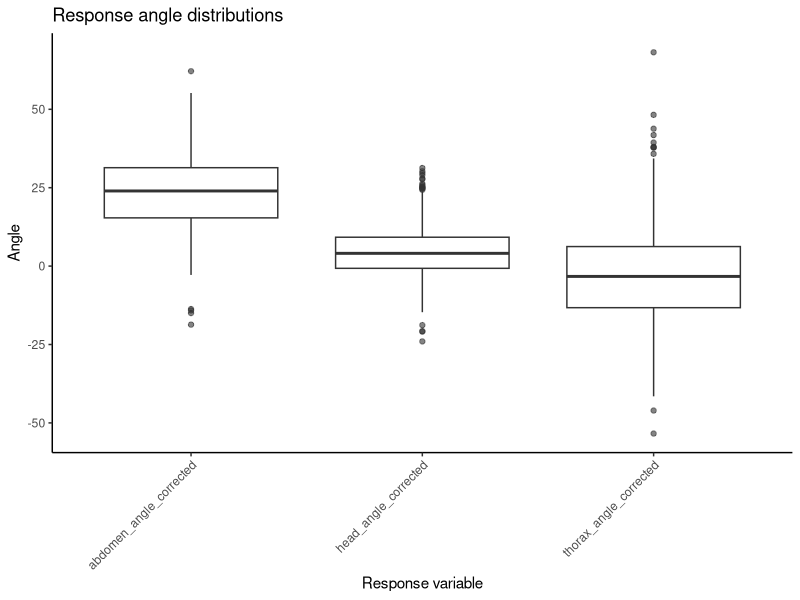
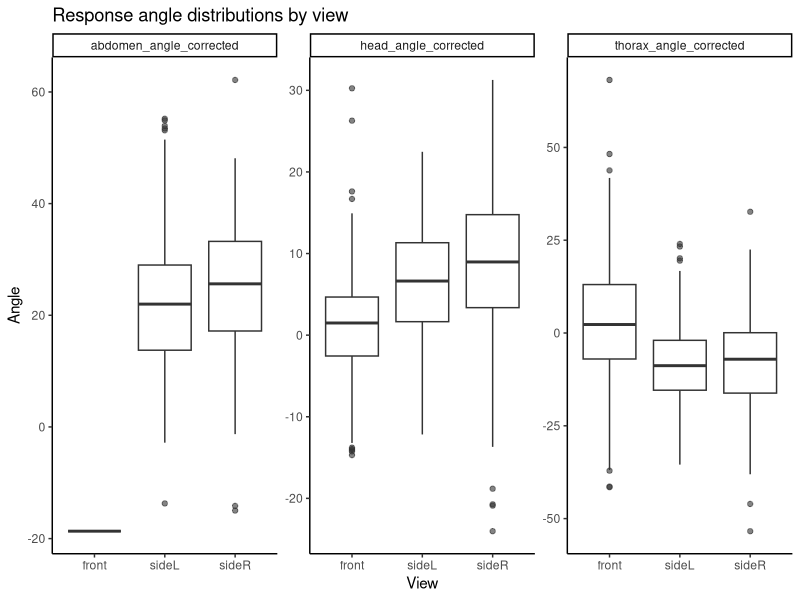
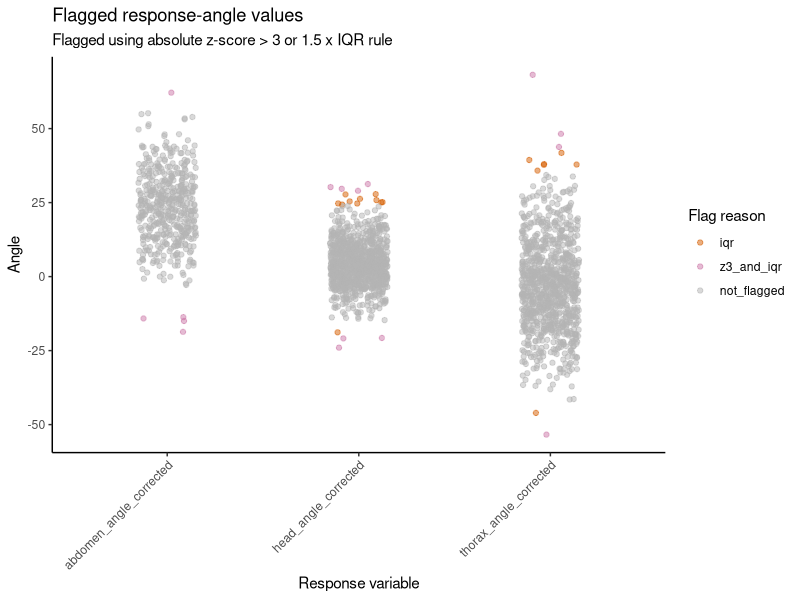
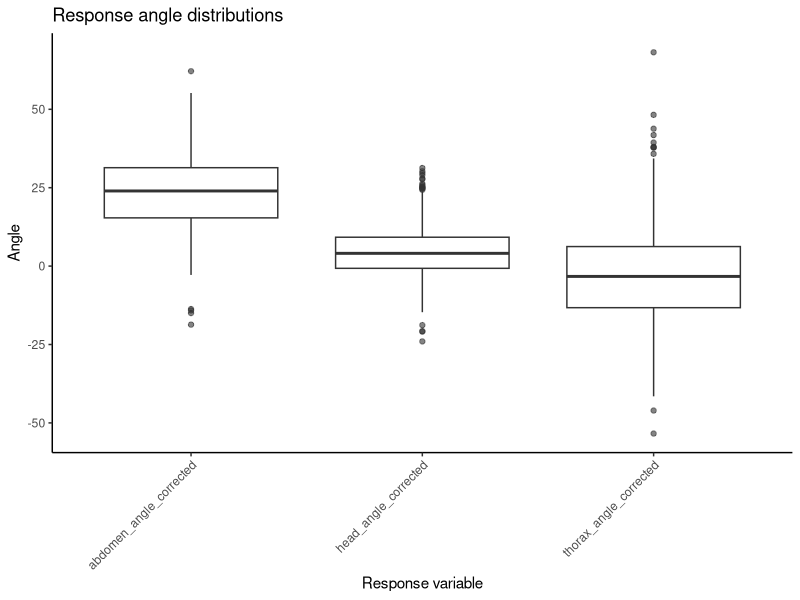
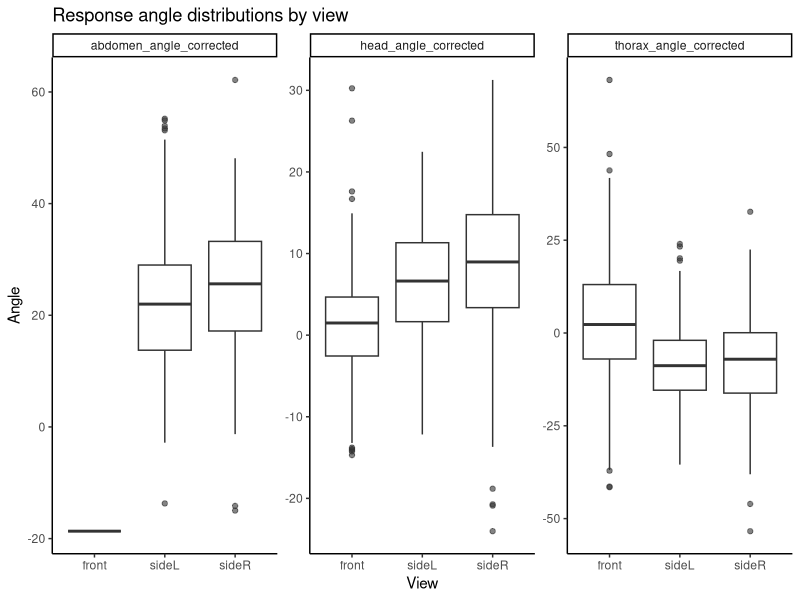
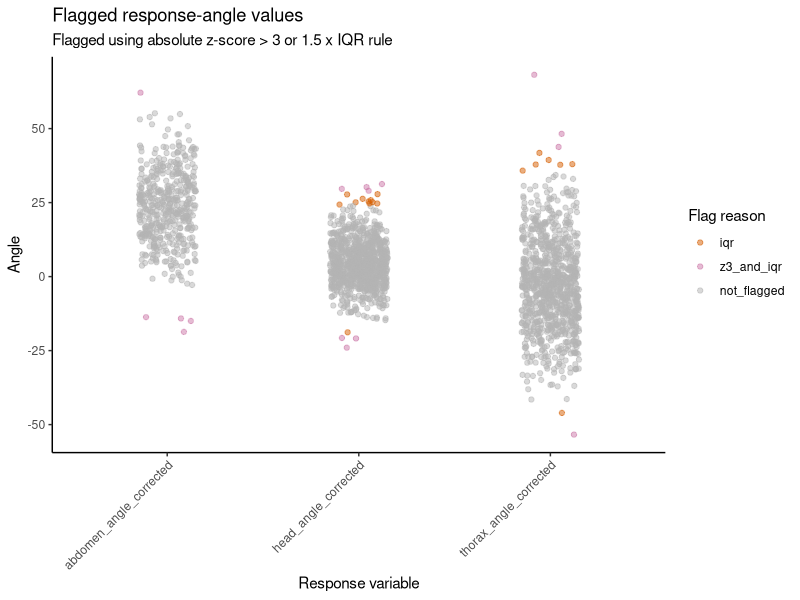

These figures' R source, in order: (Note: this script raises an error after producing the figures.)
### Head stabilisation in the diurnal dung beetle Kheper lamarcki
### Response outlier check for head stabilisation
### Bastien CLEMOT, Lund Vision Group, Biology Department, Lund University


# Packages and Data -------------------------------------------------------

# install.packages(c(
#   "tidyverse", "svglite"
# ))

library(tidyverse)
library(svglite)

# load processed data
df <- read.csv("data_stabilisation_processed.csv", fileEncoding = "UTF-8")


# 1 - Prepare response variables ------------------------------------------

# response variables to check
response_vars <- c(
  "head_angle_corrected",
  "thorax_angle_corrected",
  "abdomen_angle_corrected"
)

# keep only response variables present in the data
response_vars <- response_vars[response_vars %in% names(df)]

if (length(response_vars) == 0) {
  stop("No corrected response-angle columns found in the data.")
}

if (!("uid" %in% names(df))) {
  stop("Column uid is needed to save outlier flags back to the processed data.")
}

# comment column to print with flagged rows
comment_vars <- if ("comments" %in% names(df)) "comments" else character(0)

# long format
response_long <- df %>%
  mutate(
    view = recode(view, "left" = "sideL", "right" = "sideR"),
    view = factor(view, levels = c("front", "sideL", "sideR")),
    view_group = case_when(
      view == "front" ~ "front",
      view %in% c("sideL", "sideR") ~ "side",
      TRUE ~ NA_character_
    ),
    view_group = factor(view_group, levels = c("front", "side"))
  ) %>%
  select(
    any_of(c(
      "uid",
      "beetle_id",
      "condition",
      "antennae",
      "view",
      "view_group",
      "axis_entry",
      comment_vars,
      response_vars
    ))
  ) %>%
  pivot_longer(
    cols = all_of(response_vars),
    names_to = "response",
    values_to = "angle"
  ) %>%
  filter(!is.na(angle))


# 2 - Flag response outliers ----------------------------------------------

# values are flagged within each response variable
response_outliers <- response_long %>%
  group_by(response) %>%
  mutate(
    angle_mean = mean(angle, na.rm = TRUE),
    angle_sd = sd(angle, na.rm = TRUE),
    angle_z = (angle - angle_mean) / angle_sd,
    q1 = quantile(angle, 0.25, na.rm = TRUE),
    q3 = quantile(angle, 0.75, na.rm = TRUE),
    iqr = q3 - q1,
    lower_iqr = q1 - 1.5 * iqr,
    upper_iqr = q3 + 1.5 * iqr,
    flagged_z3 = abs(angle_z) > 3,
    flagged_iqr = angle < lower_iqr | angle > upper_iqr,
    flagged = flagged_z3 | flagged_iqr,
    flag_reason = case_when(
      flagged_z3 & flagged_iqr ~ "z3_and_iqr",
      flagged_z3 ~ "z3",
      flagged_iqr ~ "iqr",
      TRUE ~ "not_flagged"
    )
  ) %>%
  ungroup()

# summary printed to console
outlier_summary <- response_outliers %>%
  group_by(response) %>%
  summarise(
    n = n(),
    mean_angle = round(mean(angle, na.rm = TRUE), 2),
    sd_angle = round(sd(angle, na.rm = TRUE), 2),
    min_angle = round(min(angle, na.rm = TRUE), 2),
    max_angle = round(max(angle, na.rm = TRUE), 2),
    n_flagged_z3 = sum(flagged_z3, na.rm = TRUE),
    n_flagged_iqr = sum(flagged_iqr, na.rm = TRUE),
    n_flagged = sum(flagged, na.rm = TRUE),
    .groups = "drop"
  )

print(outlier_summary)

# flagged rows printed to console for manual inspection
flagged_outliers <- response_outliers %>%
  filter(flagged) %>%
  select(
    any_of(c(
      "uid",
      "beetle_id",
      "condition",
      "antennae",
      "view",
      "view_group",
      "axis_entry",
      comment_vars
    )),
    response,
    angle,
    angle_z,
    flag_reason,
    flagged_z3,
    flagged_iqr
  ) %>%
  arrange(response, desc(abs(angle_z)))

print(flagged_outliers, n = Inf, width = Inf)


# 3 - Exploratory plots ----------------------------------------------------

# create figure folder if needed
dir.create("raw_figures", showWarnings = FALSE)

# response boxplots
p_response_boxplot <- ggplot(
  response_long,
  aes(
    x = response,
    y = angle
  )
) +
  geom_boxplot(outlier.alpha = 0.6) +
  labs(
    title = "Response angle distributions",
    x = "Response variable",
    y = "Angle"
  ) +
  theme_classic() +
  theme(
    axis.text.x = element_text(angle = 45, hjust = 1)
  )

ggsave(
  filename = "raw_figures/sup-outlier-response-boxplots.svg",
  plot = p_response_boxplot,
  width = 9,
  height = 5,
  device = svglite,
  bg = "white"
)

# response boxplots by view
p_response_by_view <- ggplot(
  response_long,
  aes(
    x = view,
    y = angle
  )
) +
  geom_boxplot(outlier.alpha = 0.6) +
  facet_wrap(~ response, scales = "free_y") +
  labs(
    title = "Response angle distributions by view",
    x = "View",
    y = "Angle"
  ) +
  theme_classic()

ggsave(
  filename = "raw_figures/super-outlier-view.svg",
  plot = p_response_by_view,
  width = 10,
  height = 7,
  device = svglite,
  bg = "white"
)

# flagged values highlighted
p_response_flagged <- ggplot(
  response_outliers,
  aes(
    x = response,
    y = angle,
    colour = flag_reason
  )
) +
  geom_jitter(width = 0.15, alpha = 0.5) +
  scale_colour_manual(
    values = c(
      "not_flagged" = "grey70",
      "z3" = "#0072B2",
      "iqr" = "#D55E00",
      "z3_and_iqr" = "#CC79A7"
    ),
    breaks = c("z3", "iqr", "z3_and_iqr", "not_flagged")
  ) +
  labs(
    title = "Flagged response-angle values",
    subtitle = "Flagged using absolute z-score > 3 or 1.5 x IQR rule",
    x = "Response variable",
    y = "Angle",
    colour = "Flag reason"
  ) +
  theme_classic() +
  theme(
    axis.text.x = element_text(angle = 45, hjust = 1)
  )

ggsave(
  filename = "raw_figures/sup-outlier-flagged.svg",
  plot = p_response_flagged,
  width = 9,
  height = 5,
  device = svglite,
  bg = "white"
)

print(p_response_boxplot)
print(p_response_by_view)
print(p_response_flagged)

# 4 - Save outlier flags ---------------------------------------------------

# response-specific outlier flags for later use
outlier_flags <- response_outliers %>%
  mutate(
    response_short = recode(
      response,
      "head_angle_corrected" = "head",
      "thorax_angle_corrected" = "thorax",
      "abdomen_angle_corrected" = "abdomen"
    )
  ) %>%
  select(
    uid,
    response_short,
    flagged_z3,
    flagged_iqr
  ) %>%
  pivot_wider(
    names_from = response_short,
    values_from = c(flagged_z3, flagged_iqr),
    names_glue = "outlier_{str_remove(.value, 'flagged_')}_{response_short}",
    values_fill = FALSE
  )

# remove old outlier flags if the script is run more than once
old_outlier_flags <- names(df) %>%
  str_subset("^outlier_(z3|iqr|flagged_z3|flagged_iqr|any)")

df <- df %>%
  select(-any_of(old_outlier_flags)) %>%
  left_join(outlier_flags, by = "uid") %>%
  mutate(
    across(starts_with("outlier_"), ~ replace_na(.x, FALSE))
  )

# overwrite processed data with added outlier flags
write.csv(
  df,
  "data_stabilisation_processed.csv",
  row.names = FALSE,
  fileEncoding = "UTF-8"
)
